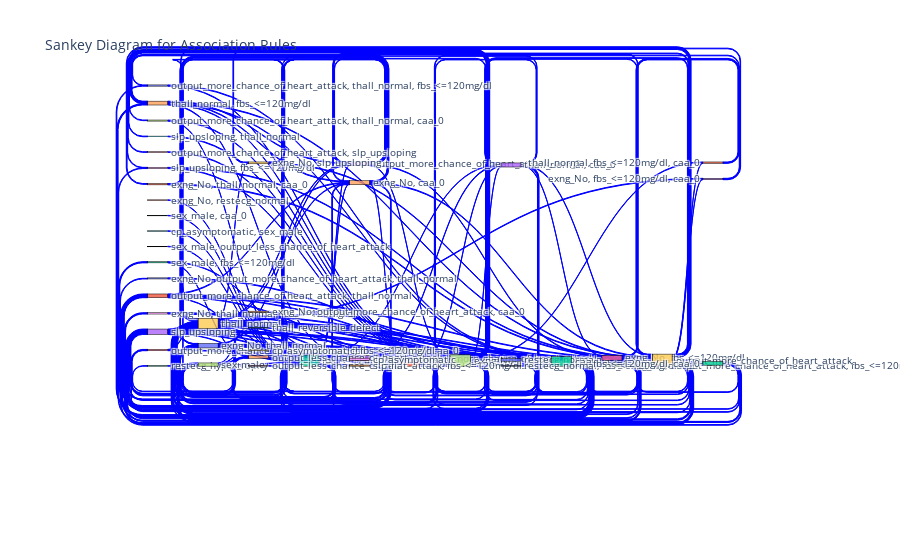

The code cell stored with this chart in its notebook:
### Code cell
antecedents = STRONG_ASSOCIATION_RULES['antecedents'].apply(lambda x: ', '.join(list(x))).tolist()
consequents = STRONG_ASSOCIATION_RULES['consequents'].apply(lambda x: ', '.join(list(x))).tolist()
lifts = STRONG_ASSOCIATION_RULES['lift']

nodes = list(set(antecedents + consequents))
node_indicies = {node: i for i, node in enumerate(nodes)}

links = []
for ancentent, consequent, lift in zip(antecedents, consequents, lifts):
    links.append({
        'source': node_indicies[ancentent],
        'target': node_indicies[consequent],
        'value': lift
    })

fig = go.Figure(data=[go.Sankey(
    node = dict(
      pad = 15,
      thickness = 20,
      line = dict(color = "black", width = 0.5),
      label = nodes
    ),
    link = dict(
      source = [link['source'] for link in links],
      target = [link['target'] for link in links],
      value = [link['value'] for link in links],
      color = 'blue',
    ))])
fig.update_layout(title_text="Sankey Diagram for Association Rules", font_size=10)
fig.show()

### Figure 1 — Plotly figure (JSON) as saved in the notebook; plotly's stock layout.template omitted (floating-point values rounded to 4 significant figures; data arrays with more than 128 entries replaced by an {"elided": "..."} marker saying what was removed)
{"data": [{"link": {"color": "blue", "source": {"elided": "217 int values"}, "target": {"elided": "217 int values"}, "value": {"elided": "217 float values"}}, "node": {"label": ["output_more_chance_of_heart_attack, thall_normal, fbs_<=120mg/dl", "exng_No, restecg_normal", "restecg_hypertrophy", "slp_upsloping", "thall_normal, fbs_<=120mg/dl", "sex_male, caa_0", "output_more_chance_of_heart_attack, fbs_<=120mg/dl, caa_0", "output_more_chance_of_heart_attack, thall_normal, caa_0", "exng_No, thall_normal, fbs_<=120mg/dl", "thall_normal", "exng_No, thall_normal", "output_more_chance_of_heart_attack, thall_normal", "fbs_<=120mg/dl", "output_more_chance_of_heart_attack, caa_0", "exng_No, caa_0", "slp_upsloping, thall_normal", "output_more_chance_of_heart_attack, slp_upsloping", "sex_male", "slp_upsloping, fbs_<=120mg/dl", "exng_No, slp_upsloping", "exng_No, output_more_chance_of_heart_attack, thall_normal", "output_more_chance_of_heart_attack, fbs_<=120mg/dl", "sex_male, fbs_<=120mg/dl", "exng_No, output_more_chance_of_heart_attack", "output_less_chance_of_heart_attack", "cp_asymptomatic, sex_male", "sex_male, output_less_chance_of_heart_attack", "exng_No", "output_less_chance_of_heart_attack, fbs_<=120mg/dl", "cp_asymptomatic, fbs_<=120mg/dl", "restecg_normal", "exng_No, thall_normal, caa_0", "caa_0", "thall_normal, caa_0", "slp_flat", "thall_reversible_defect", "exng_No, fbs_<=120mg/dl", "exng_No, output_more_chance_of_heart_attack, fbs_<=120mg/dl", "cp_asymptomatic", "output_more_chance_of_heart_attack", "restecg_normal, fbs_<=120mg/dl", "thall_normal, fbs_<=120mg/dl, caa_0", "fbs_<=120mg/dl, caa_0", "exng_No, fbs_<=120mg/dl, caa_0", "exng_No, output_more_chance_of_heart_attack, caa_0"], "line": {"color": "black", "width": 0.5}, "pad": 15, "thickness": 20}, "type": "sankey"}], "layout": {"font": {"size": 10}, "title": {"text": "Sankey Diagram for Association Rules"}}}
